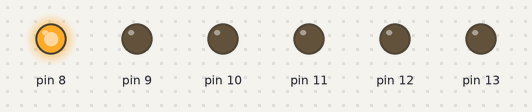
This sketch was run on a simulated Arduino Uno, built with avr-gcc and run on an emulated ATmega328P. Parts: output pins drawn as LEDs (lit = HIGH).

Above: at 0.05 s.
At 1.05 s:
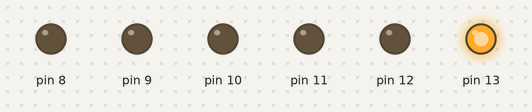
At 1.45 s:
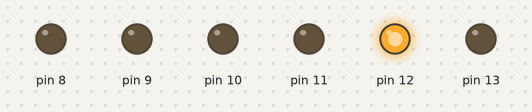
At 2.75 s:
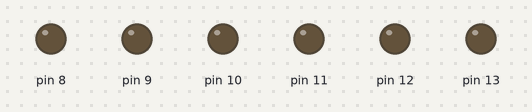
At 4.25 s:
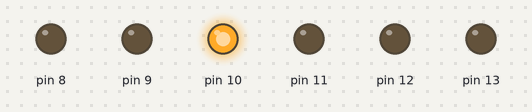
At 5.45 s:
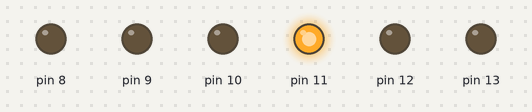
Timing chart, 0 to 5.8 s (numbered marks = the images above):
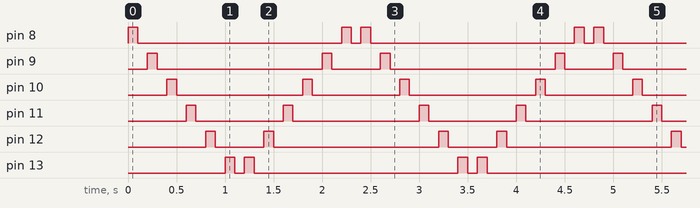

The sketch:

Knightrider.ino
```cpp
void setup() {
  // put your setup code here, to run once:
  pinMode(13,OUTPUT);
  pinMode(12,OUTPUT);
  pinMode(11,OUTPUT);
  pinMode(10,OUTPUT);
  pinMode(9,OUTPUT);
  pinMode(8,OUTPUT);
}

void loop() {
  for(int value = 8; value <= 13; value++)
  {
    digitalWrite(value,HIGH);
    delay(100);
    digitalWrite(value,LOW);
    delay(100);
    }
   for(int value = 13; value >= 8; value--)
   {
    digitalWrite(value,HIGH);
    delay(100);
    digitalWrite(value,LOW);
    delay(100);
    }

}
```

Measured:
- by itself, pin 8: repeats every 2.4 s: LOW 2.1 s, HIGH 0.10 s, LOW 0.10 s, HIGH 0.10 s
- by itself, pin 9: repeats every 2.4 s: LOW 1.7 s, HIGH 0.10 s, LOW 0.50 s, HIGH 0.10 s
- by itself, pin 10: repeats every 2.4 s: LOW 1.3 s, HIGH 0.10 s, LOW 0.90 s, HIGH 0.10 s
- by itself, pin 11: repeats every 2.4 s: LOW 0.90 s, HIGH 0.10 s, LOW 1.3 s, HIGH 0.10 s
- by itself, pin 12: repeats every 2.4 s: LOW 0.50 s, HIGH 0.10 s, LOW 1.7 s, HIGH 0.10 s
- by itself, pin 13: repeats every 2.4 s: LOW 0.10 s, HIGH 0.10 s, LOW 2.1 s, HIGH 0.10 s
